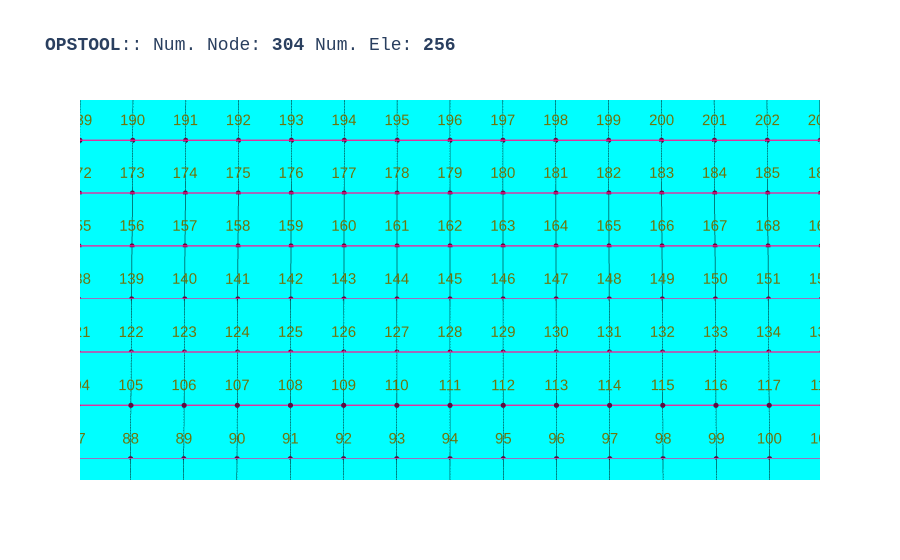

Here is the notebook cell this chart was saved with:
### Code cell
opst.vis.plotly.plot_model(show_node_numbering=True)

### Figure 1 — Plotly figure (JSON) as saved in the notebook; plotly's stock layout.template omitted (floating-point values rounded to 4 significant figures; data arrays with more than 128 entries replaced by an {"elided": "..."} marker saying what was removed)
{"data": [{"color": "#00FFFF", "hoverinfo": "skip", "i": {"elided": "512 int values"}, "j": {"elided": "512 int values"}, "k": {"elided": "512 int values"}, "name": "FourNodeQuad", "opacity": 1, "type": "mesh3d", "x": {"elided": "1024 float values"}, "y": {"elided": "1024 float values"}, "z": {"elided": "1024 float values"}}, {"connectgaps": false, "hoverinfo": "skip", "line": {"color": "black", "width": 1}, "mode": "lines", "name": "Edge", "type": "scatter3d", "x": {"elided": "1536 float values"}, "y": {"elided": "1536 float values"}, "z": {"elided": "1536 float values"}}, {"customdata": {"elided": "256 str values"}, "hovertemplate": "%{customdata}", "marker": {"color": "#00FFFF", "size": 3, "symbol": "diamond-open"}, "mode": "markers", "name": "FourNodeQuad", "type": "scatter3d", "x": {"elided": "256 float values"}, "y": {"elided": "256 float values"}, "z": {"elided": "256 float values"}}, {"customdata": {"elided": "304 str values"}, "hovertemplate": "x: %{x}<br>y: %{y}<br>z: %{z} <br>nodeTag: %{customdata}", "marker": {"color": "#580f41", "size": 3, "symbol": "circle"}, "mode": "markers", "name": "Nodes", "type": "scatter3d", "x": {"elided": "304 float values"}, "y": {"elided": "304 float values"}, "z": {"elided": "304 float values"}}, {"mode": "text", "name": "Node Tag", "text": {"elided": "304 str values"}, "textfont": {"color": "#6e750e", "size": 15}, "type": "scatter3d", "x": {"elided": "304 float values"}, "y": {"elided": "304 float values"}, "z": {"elided": "304 float values"}}, {"connectgaps": false, "hoverinfo": "skip", "line": {"color": "#15b01a", "width": 1}, "mode": "lines", "name": "BC", "type": "scatter3d", "x": {"elided": "340 float values"}, "y": {"elided": "340 float values"}, "z": {"elided": "340 float values"}}, {"connectgaps": false, "hoverinfo": "skip", "line": {"color": "#FF1493", "width": 2.5}, "mode": "lines", "name": "mp constraint", "type": "scatter3d", "x": [45000.0, 53000.0, NaN, 45000.0, 53000.0, NaN, 45000.0, 53000.0, NaN, 45000.0, 53000.0, NaN, 45000.0, 53000.0, NaN, 45000.0, 53000.0, NaN, 45000.0, 53000.0, NaN, 45000.0, 53000.0, NaN, 45000.0, 53000.0, NaN, 45000.0, 53000.0, NaN, 45000.0, 53000.0, NaN, 45000.0, 53000.0, NaN, 45000.0, 53000.0, NaN, 45000.0, 53000.0, NaN, 45000.0, 53000.0, NaN, 45000.0, 53000.0, NaN], "y": [32500.0, 32500.0, NaN, 33000.0, 33000.0, NaN, 33500.0, 33500.0, NaN, 34000.0, 34000.0, NaN, 34500.0, 34500.0, NaN, 35000.0, 35000.0, NaN, 35500.0, 35500.0, NaN, 36000.0, 36000.0, NaN, 36500.0, 36500.0, NaN, 37000.0, 37000.0, NaN, 37500.0, 37500.0, NaN, 38000.0, 38000.0, NaN, 38500.0, 38500.0, NaN, 39000.0, 39000.0, NaN, 39500.0, 39500.0, NaN, 40000.0, 40000.0, NaN], "z": [0.0, 0.0, NaN, 0.0, 0.0, NaN, 0.0, 0.0, NaN, 0.0, 0.0, NaN, 0.0, 0.0, NaN, 0.0, 0.0, NaN, 0.0, 0.0, NaN, 0.0, 0.0, NaN, 0.0, 0.0, NaN, 0.0, 0.0, NaN, 0.0, 0.0, NaN, 0.0, 0.0, NaN, 0.0, 0.0, NaN, 0.0, 0.0, NaN, 0.0, 0.0, NaN, 0.0, 0.0, NaN]}], "layout": {"autosize": true, "font": {"family": "Arial, sans-serif"}, "scene": {"aspectmode": "data", "camera": {"eye": {"x": 0, "y": -0.1, "z": 10}}, "dragmode": "pan", "xaxis": {"showbackground": false}, "yaxis": {"showbackground": false}, "zaxis": {"showbackground": true, "showgrid": true, "showticklabels": false, "ticks": "", "title": {"text": ""}, "visible": true}}, "showlegend": false, "title": {"font": {"family": "courier", "size": 18}, "text": "<b>OPSTOOL</b>:: Num. Node: <b>304</b> Num. Ele: <b>256</b>"}}}
